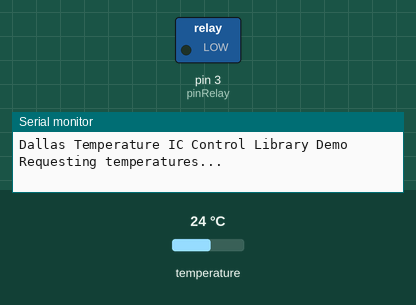
This sketch was run on a simulated Arduino Uno, built with avr-gcc and run on an emulated ATmega328P. On the bench: switched loads named in the sketch (green lamp = pin HIGH), the last lines printed to the serial monitor. The inputs (shaded band) are chosen by the test bench; at power-on: temperature 24 °C.

Above: at 3.1 s.
At 3.8 s:
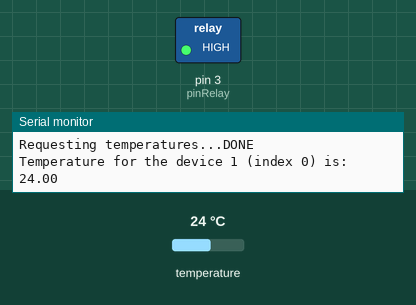
Timing chart, 0 to 5.3 s (numbered marks = the images above):
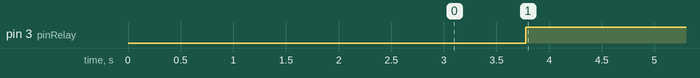

Measured:
- by itself, pin 3 (pinRelay): LOW → HIGH at 3.8 s

The sketch:

dallas.ino
```cpp
// Include the libraries we need
#include <OneWire.h>
#include <DallasTemperature.h>

// Data wire is plugged into port 2 on the Arduino
#define ONE_WIRE_BUS 2
#define pinRelay 3

// Setup a oneWire instance to communicate with any OneWire devices (not just Maxim/Dallas temperature ICs)
OneWire oneWire(ONE_WIRE_BUS);

// Pass our oneWire reference to Dallas Temperature.
DallasTemperature sensors(&oneWire);

/*
 * The setup function. We only start the sensors here
 */
void setup(void)
{
  // start serial port
  delay(3000);
  Serial.begin(9600);
  Serial.println("Dallas Temperature IC Control Library Demo");
  pinMode(pinRelay, OUTPUT);
  // Start up the library
  sensors.begin();
}

/*
 * Main function, get and show the temperature
 */
void loop(void)
{
  // call sensors.requestTemperatures() to issue a global temperature
  // request to all devices on the bus
  Serial.print("Requesting temperatures...");
  sensors.requestTemperatures(); // Send the command to get temperatures
  Serial.println("DONE");
  // After we got the temperatures, we can print them here.
  // We use the function ByIndex, and as an example get the temperature from the first sensor only.
  float tempC = sensors.getTempCByIndex(0);

  if(tempC > 31){
    digitalWrite(pinRelay, LOW);
    }
  else{
    digitalWrite(pinRelay, HIGH);
    }
  // Check if reading was successful
  if(tempC != DEVICE_DISCONNECTED_C)
  {
    Serial.print("Temperature for the device 1 (index 0) is: ");
    Serial.println(tempC);
  }
  else
  {
    Serial.println("Error: Could not read temperature data");
  }

}
```
